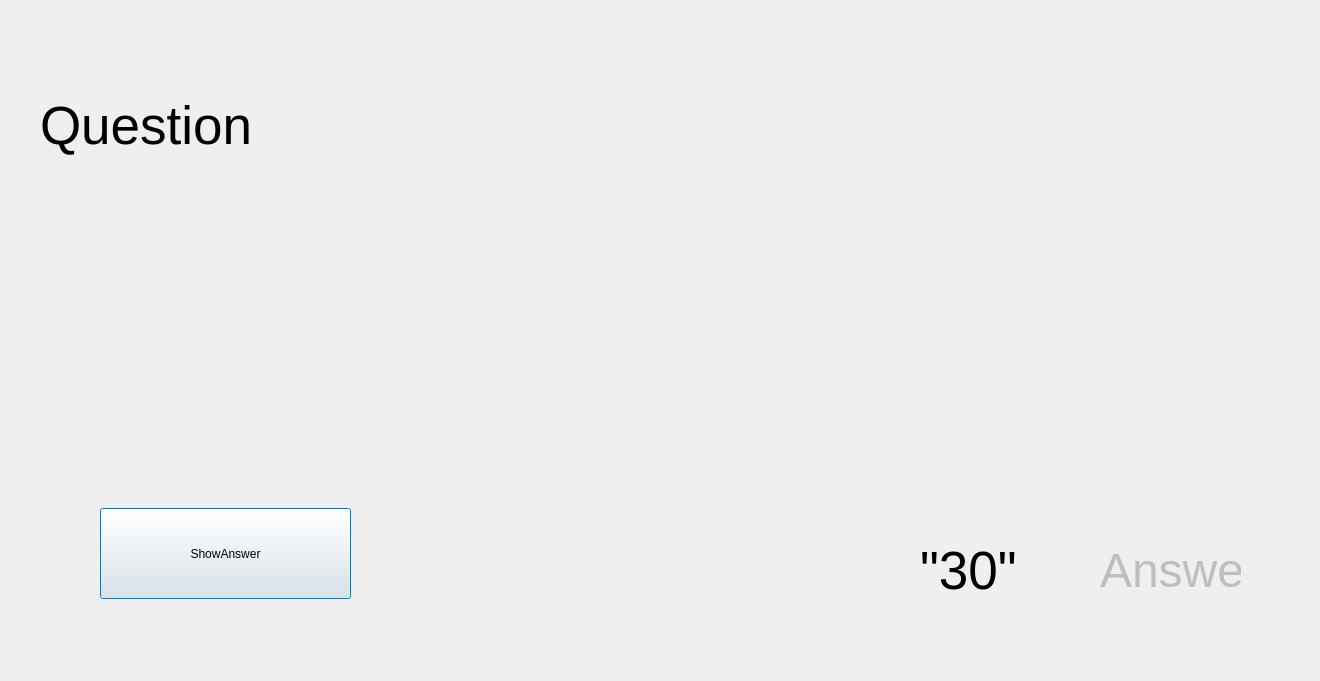
<?xml version="1.0" encoding="UTF-8"?>
<ui version="4.0">
 <class>questiondialog</class>
 <widget class="QDialog" name="questiondialog">
  <property name="geometry">
   <rect>
    <x>0</x>
    <y>0</y>
    <width>1320</width>
    <height>681</height>
   </rect>
  </property>
  <property name="windowTitle">
   <string>Dialog</string>
  </property>
  <widget class="QLabel" name="questionLabel">
   <property name="geometry">
    <rect>
     <x>40</x>
     <y>40</y>
     <width>1051</width>
     <height>171</height>
    </rect>
   </property>
   <property name="font">
    <font>
     <pointsize>40</pointsize>
    </font>
   </property>
   <property name="text">
    <string>Question</string>
   </property>
  </widget>
  <widget class="QLabel" name="timerLabel">
   <property name="geometry">
    <rect>
     <x>920</x>
     <y>520</y>
     <width>161</width>
     <height>101</height>
    </rect>
   </property>
   <property name="font">
    <font>
     <pointsize>40</pointsize>
    </font>
   </property>
   <property name="text">
    <string>&quot;30&quot;</string>
   </property>
  </widget>
  <widget class="QPushButton" name="showAnswerButton">
   <property name="geometry">
    <rect>
     <x>100</x>
     <y>508</y>
     <width>251</width>
     <height>91</height>
    </rect>
   </property>
   <property name="text">
    <string>ShowAnswer</string>
   </property>
  </widget>
  <widget class="QLabel" name="answerLabel">
   <property name="enabled">
    <bool>false</bool>
   </property>
   <property name="geometry">
    <rect>
     <x>1100</x>
     <y>530</y>
     <width>141</width>
     <height>81</height>
    </rect>
   </property>
   <property name="font">
    <font>
     <pointsize>36</pointsize>
    </font>
   </property>
   <property name="text">
    <string>Answer</string>
   </property>
  </widget>
 </widget>
 <resources/>
 <connections/>
</ui>
